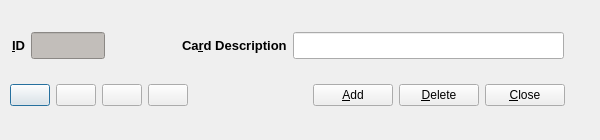
<?xml version="1.0" encoding="UTF-8"?>
<ui version="4.0">
 <class>cardSetupDlg</class>
 <widget class="QDialog" name="cardSetupDlg">
  <property name="geometry">
   <rect>
    <x>0</x>
    <y>0</y>
    <width>600</width>
    <height>140</height>
   </rect>
  </property>
  <property name="minimumSize">
   <size>
    <width>600</width>
    <height>140</height>
   </size>
  </property>
  <property name="maximumSize">
   <size>
    <width>640</width>
    <height>180</height>
   </size>
  </property>
  <property name="windowTitle">
   <string>Disciplinary Card Setup</string>
  </property>
  <widget class="QWidget" name="layoutWidget">
   <property name="geometry">
    <rect>
     <x>12</x>
     <y>20</y>
     <width>552</width>
     <height>51</height>
    </rect>
   </property>
   <layout class="QHBoxLayout" name="horizontalLayout">
    <item>
     <widget class="QLabel" name="label">
      <property name="text">
       <string>&lt;!DOCTYPE HTML PUBLIC &quot;-//W3C//DTD HTML 4.0//EN&quot; &quot;http://www.w3.org/TR/REC-html40/strict.dtd&quot;&gt;
&lt;html&gt;&lt;head&gt;&lt;meta name=&quot;qrichtext&quot; content=&quot;1&quot; /&gt;&lt;style type=&quot;text/css&quot;&gt;
p, li { white-space: pre-wrap; }
&lt;/style&gt;&lt;/head&gt;&lt;body style=&quot; font-family:'Sans Serif'; font-size:10pt; font-weight:400; font-style:normal;&quot;&gt;
&lt;p style=&quot; margin-top:0px; margin-bottom:0px; margin-left:0px; margin-right:0px; -qt-block-indent:0; text-indent:0px;&quot;&gt;&lt;span style=&quot; font-weight:600;&quot;&gt;&amp;amp;ID&lt;/span&gt;&lt;/p&gt;&lt;/body&gt;&lt;/html&gt;</string>
      </property>
      <property name="buddy">
       <cstring>cardID_display</cstring>
      </property>
     </widget>
    </item>
    <item>
     <widget class="QLineEdit" name="cardID_display">
      <property name="maximumSize">
       <size>
        <width>81</width>
        <height>27</height>
       </size>
      </property>
      <property name="styleSheet">
       <string notr="true">background-color: rgb(194, 190, 186);</string>
      </property>
      <property name="readOnly">
       <bool>true</bool>
      </property>
     </widget>
    </item>
    <item>
     <spacer name="horizontalSpacer">
      <property name="orientation">
       <enum>Qt::Horizontal</enum>
      </property>
      <property name="sizeHint" stdset="0">
       <size>
        <width>78</width>
        <height>20</height>
       </size>
      </property>
     </spacer>
    </item>
    <item>
     <widget class="QLabel" name="label_2">
      <property name="text">
       <string>&lt;!DOCTYPE HTML PUBLIC &quot;-//W3C//DTD HTML 4.0//EN&quot; &quot;http://www.w3.org/TR/REC-html40/strict.dtd&quot;&gt;
&lt;html&gt;&lt;head&gt;&lt;meta name=&quot;qrichtext&quot; content=&quot;1&quot; /&gt;&lt;style type=&quot;text/css&quot;&gt;
p, li { white-space: pre-wrap; }
&lt;/style&gt;&lt;/head&gt;&lt;body style=&quot; font-family:'Sans Serif'; font-size:10pt; font-weight:400; font-style:normal;&quot;&gt;
&lt;p style=&quot; margin-top:0px; margin-bottom:0px; margin-left:0px; margin-right:0px; -qt-block-indent:0; text-indent:0px;&quot;&gt;&lt;span style=&quot; font-weight:600;&quot;&gt;Ca&amp;amp;rd Description&lt;/span&gt;&lt;/p&gt;&lt;/body&gt;&lt;/html&gt;</string>
      </property>
      <property name="buddy">
       <cstring>cardtypeEdit</cstring>
      </property>
     </widget>
    </item>
    <item>
     <widget class="QLineEdit" name="cardtypeEdit">
      <property name="minimumSize">
       <size>
        <width>271</width>
        <height>27</height>
       </size>
      </property>
      <property name="toolTip">
       <string>Caution card type</string>
      </property>
     </widget>
    </item>
   </layout>
  </widget>
  <widget class="QWidget" name="layoutWidget">
   <property name="geometry">
    <rect>
     <x>10</x>
     <y>70</y>
     <width>261</width>
     <height>51</height>
    </rect>
   </property>
   <layout class="QHBoxLayout" name="horizontalLayout_2">
    <item>
     <widget class="QPushButton" name="firstEntry">
      <property name="toolTip">
       <string>First Entry</string>
      </property>
      <property name="text">
       <string/>
      </property>
      <property name="icon">
       <iconset>
        <normaloff>images/first.png</normaloff>images/first.png</iconset>
      </property>
     </widget>
    </item>
    <item>
     <widget class="QPushButton" name="prevEntry">
      <property name="toolTip">
       <string>Previous Entry</string>
      </property>
      <property name="text">
       <string/>
      </property>
      <property name="icon">
       <iconset>
        <normaloff>images/prev.png</normaloff>images/prev.png</iconset>
      </property>
     </widget>
    </item>
    <item>
     <widget class="QPushButton" name="nextEntry">
      <property name="toolTip">
       <string>Next Entry</string>
      </property>
      <property name="text">
       <string/>
      </property>
      <property name="icon">
       <iconset>
        <normaloff>images/next.png</normaloff>images/next.png</iconset>
      </property>
     </widget>
    </item>
    <item>
     <widget class="QPushButton" name="lastEntry">
      <property name="toolTip">
       <string>Last Entry</string>
      </property>
      <property name="text">
       <string/>
      </property>
      <property name="icon">
       <iconset>
        <normaloff>images/last.png</normaloff>images/last.png</iconset>
      </property>
     </widget>
    </item>
    <item>
     <spacer name="horizontalSpacer_2">
      <property name="orientation">
       <enum>Qt::Horizontal</enum>
      </property>
      <property name="sizeHint" stdset="0">
       <size>
        <width>18</width>
        <height>20</height>
       </size>
      </property>
     </spacer>
    </item>
   </layout>
  </widget>
  <widget class="QWidget" name="layoutWidget">
   <property name="geometry">
    <rect>
     <x>290</x>
     <y>70</y>
     <width>275</width>
     <height>51</height>
    </rect>
   </property>
   <layout class="QHBoxLayout" name="horizontalLayout_3">
    <item>
     <spacer name="horizontalSpacer_3">
      <property name="orientation">
       <enum>Qt::Horizontal</enum>
      </property>
      <property name="sizeHint" stdset="0">
       <size>
        <width>13</width>
        <height>20</height>
       </size>
      </property>
     </spacer>
    </item>
    <item>
     <widget class="QPushButton" name="addEntry">
      <property name="toolTip">
       <string>Add Entry</string>
      </property>
      <property name="text">
       <string>&amp;Add</string>
      </property>
      <property name="icon">
       <iconset>
        <normaloff>images/add.png</normaloff>images/add.png</iconset>
      </property>
     </widget>
    </item>
    <item>
     <widget class="QPushButton" name="deleteEntry">
      <property name="toolTip">
       <string>Delete Entry</string>
      </property>
      <property name="text">
       <string>&amp;Delete</string>
      </property>
      <property name="icon">
       <iconset>
        <normaloff>images/delete.png</normaloff>images/delete.png</iconset>
      </property>
     </widget>
    </item>
    <item>
     <widget class="QPushButton" name="closeButton">
      <property name="toolTip">
       <string>Close Window</string>
      </property>
      <property name="text">
       <string>&amp;Close</string>
      </property>
      <property name="icon">
       <iconset>
        <normaloff>images/quit.png</normaloff>images/quit.png</iconset>
      </property>
     </widget>
    </item>
   </layout>
  </widget>
 </widget>
 <resources/>
 <connections/>
</ui>
